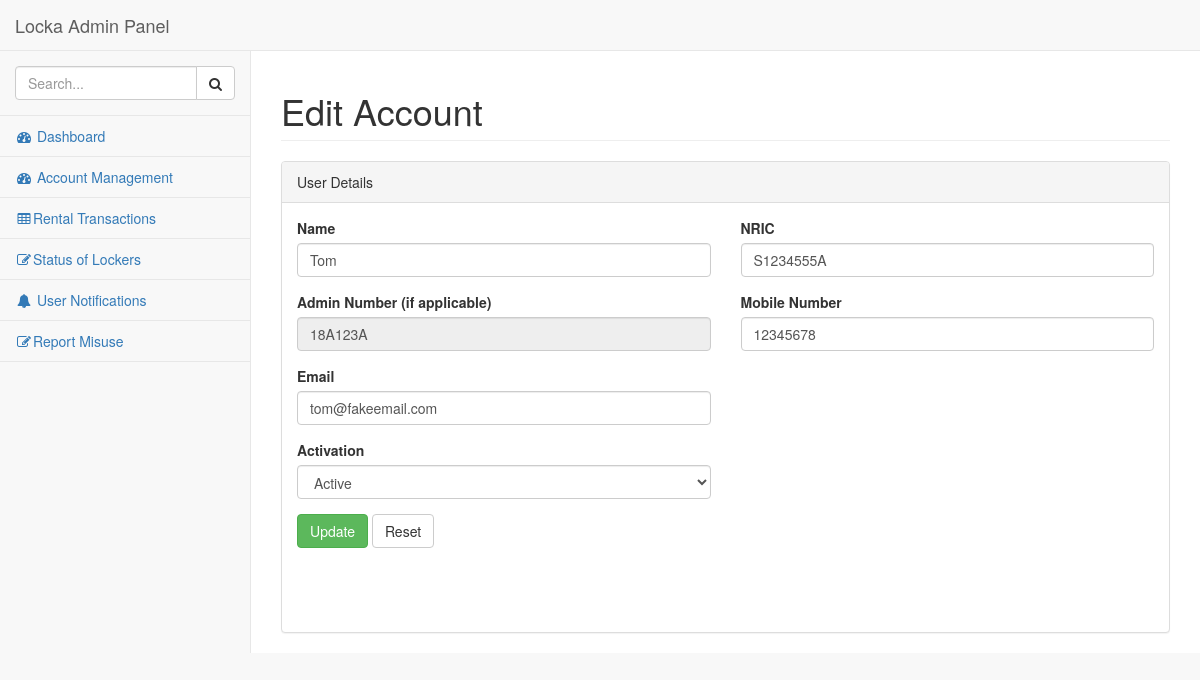
Before: /UpdateAccount/GetAccountDetails/18A123A with the older database file.
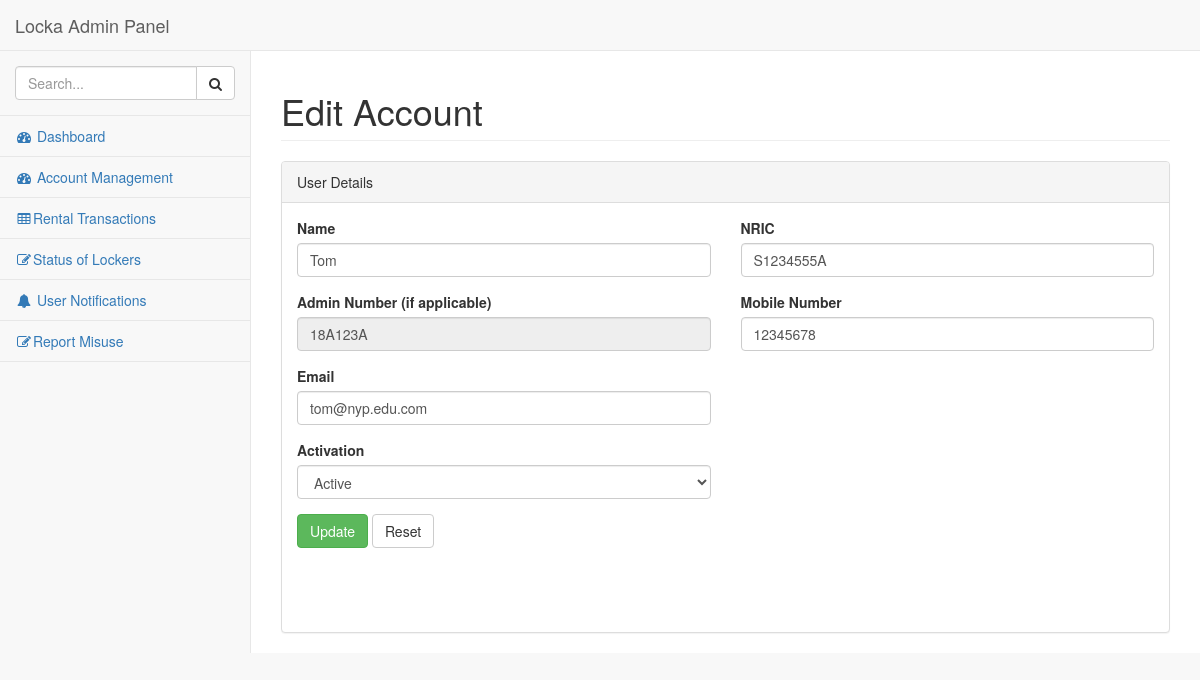
After: the same page with the newer database file.
### tables this page shows
CREATE TABLE IF NOT EXISTS `tbl_users` (
  `ID` int(11) NOT NULL AUTO_INCREMENT,
  `Username` varchar(12) NOT NULL,
  `NRIC` varchar(45) NOT NULL,
  `Display_Name` varchar(45) NOT NULL,
  `Email` varchar(255) NOT NULL,
  `Mobile_No` varchar(8) NOT NULL,
  `Password` varchar(512) NOT NULL,
  `Create_Time` timestamp NULL DEFAULT CURRENT_TIMESTAMP,
  `Points` int(11) NOT NULL DEFAULT '0',
  `Is_Active` tinyint(4) NOT NULL DEFAULT '1',
  `Is_Admin` tinyint(4) NOT NULL DEFAULT '0',
  PRIMARY KEY (`ID`),
  UNIQUE KEY `Username_UNIQUE` (`Username`)
);

### application/controllers/UpdateAccount.php (called while the page is built, shortened)
<?php
	class UpdateAccount extends CI_Controller {
		public function __construct()
		{
			$this->load->model('AdminModel');
			$this->load->library('form_validation');
		}
		public function GetAccountDetails($username)
		{
			$data['Userdata'] = $this->AdminModel->get_user_record($username);
			$this->form_validation->set_rules('username', 'Username', 'required');
			$this->form_validation->set_rules('name', 'Name' ,'required');
			$this->form_validation->set_rules('email', 'Email', 'required');
			$this->form_validation->set_rules('nric', 'Nric', 'required');
			$this->form_validation->set_rules('mobile', 'MobileNumber', 'required');
			if ($this->form_validation->run() == FALSE)
			{
				$this->load->view('Admin/EditAccount', $data);
			}
		}
	}
?>

### index.php (called while the page is built, shortened)
<?php
require_once BASEPATH.'core/CodeIgniter.php';

### application/models/AdminModel.php (called while the page is built, shortened)
<?php
	class AdminModel extends CI_Model
	{
		function get_user_record($Username)
		{
			$this->db->select('*');
			$this->db->from('tbl_users');
			$this->db->where('Username', $Username);
			$query = $this->db->get();
			if($query->num_rows() == 1)
			{
				$row = $query->row();
				$data = array(
						'Username' => $row->Username,
						'Display_Name' => $row->Display_Name,
						'NRIC' => $row->NRIC,
						'Mobile_No' => $row->Mobile_No,
						'Points' => $row->Points,
						'Is_Active' => $row->Is_Active,
						'Email' => $row->Email
						);
			}
			return $data;
		}
	}
?>

### application/views/Admin/EditAccount.php (the view, shortened to what the changed rows need)
<!DOCTYPE html>
<html lang="en">
<head>
    <link href="<?=base_url()?>assets/admin-bs/vendor/bootstrap/css/bootstrap.min.css" rel="stylesheet">
    <link href="<?=base_url()?>assets/admin-bs/vendor/metisMenu/metisMenu.min.css" rel="stylesheet">
    <link href="<?=base_url()?>assets/admin-bs/vendor/datatables-plugins/dataTables.bootstrap.css" rel="stylesheet">
    <link href="<?=base_url()?>assets/admin-bs/vendor/datatables-responsive/dataTables.responsive.css" rel="stylesheet">
    <link href="<?=base_url()?>assets/admin-bs/dist/css/sb-admin-2.css" rel="stylesheet">
    <link href="<?=base_url()?>assets/admin-bs/vendor/font-awesome/css/font-awesome.min.css" rel="stylesheet" type="text/css">
</head>
<body>
    <div id="wrapper">
        <nav class="navbar navbar-default navbar-static-top" role="navigation" style="margin-bottom: 0">
            <div class="navbar-header">
                <a class="navbar-brand" href="AdminHome">Locka Admin Panel</a>
            </div>
        </nav>
        <div id="page-wrapper">
            <div class="row">
                <div class="col-lg-12">
                    <h1 class="page-header">Edit Account</h1>
                </div>
            </div>
            <div class="row">
                <div class="col-lg-12">
                    <div class="panel panel-default">
                        <div class="panel-body">
							<form role="form" method="post">
								<div class="row">
									<div class="col-lg-6">
										<div class="form-group">
										<label>Name</label>
										<input name="name" id="name" class="form-control" value="<?php echo $Userdata['Display_Name']; ?>" type="text">
										</div>
										<div class="form-group">
										<label>Admin Number (if applicable)</label>
											<input name="username" class="form-control" value="<?php echo $Userdata['Username']; ?>" type="text" readonly>
										</div>
										<div class="form-group">
										<label>Email</label>
											<input name="email" class="form-control" value="<?php echo $Userdata['Email']; ?>" type="email">
										</div>
									</div>
									<div class="col-lg-6">
										<div class="form-group">
											<label>NRIC</label>
											<input name="nric" class="form-control" value="<?php echo $Userdata['NRIC'] ?>" type="text" >
										</div>
										<div class="form-group">
											<label>Mobile Number</label>
											<input name="mobile" class="form-control" value="<?php echo $Userdata['Mobile_No'] ?>" type="text">
										</div>
									</div>
								</div>
							</form>
                        </div>
                    </div>
                </div>
            </div>
        </div>
    </div>
</body>
</html>

Changed rows visible on the page:
changed tbl_users "Tom": email "tom@fakeemail.com" → "tom@nyp.edu.com"
